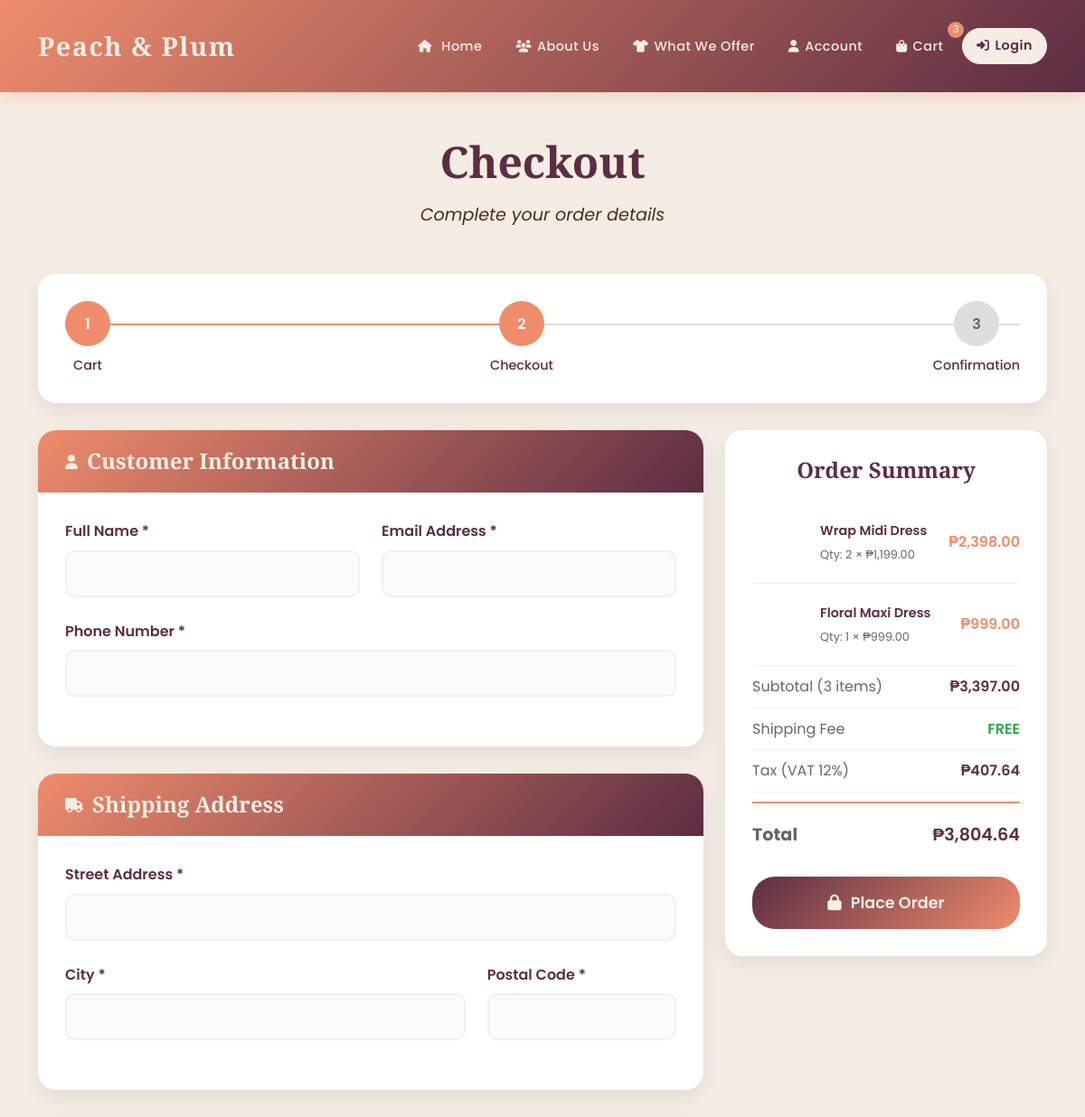
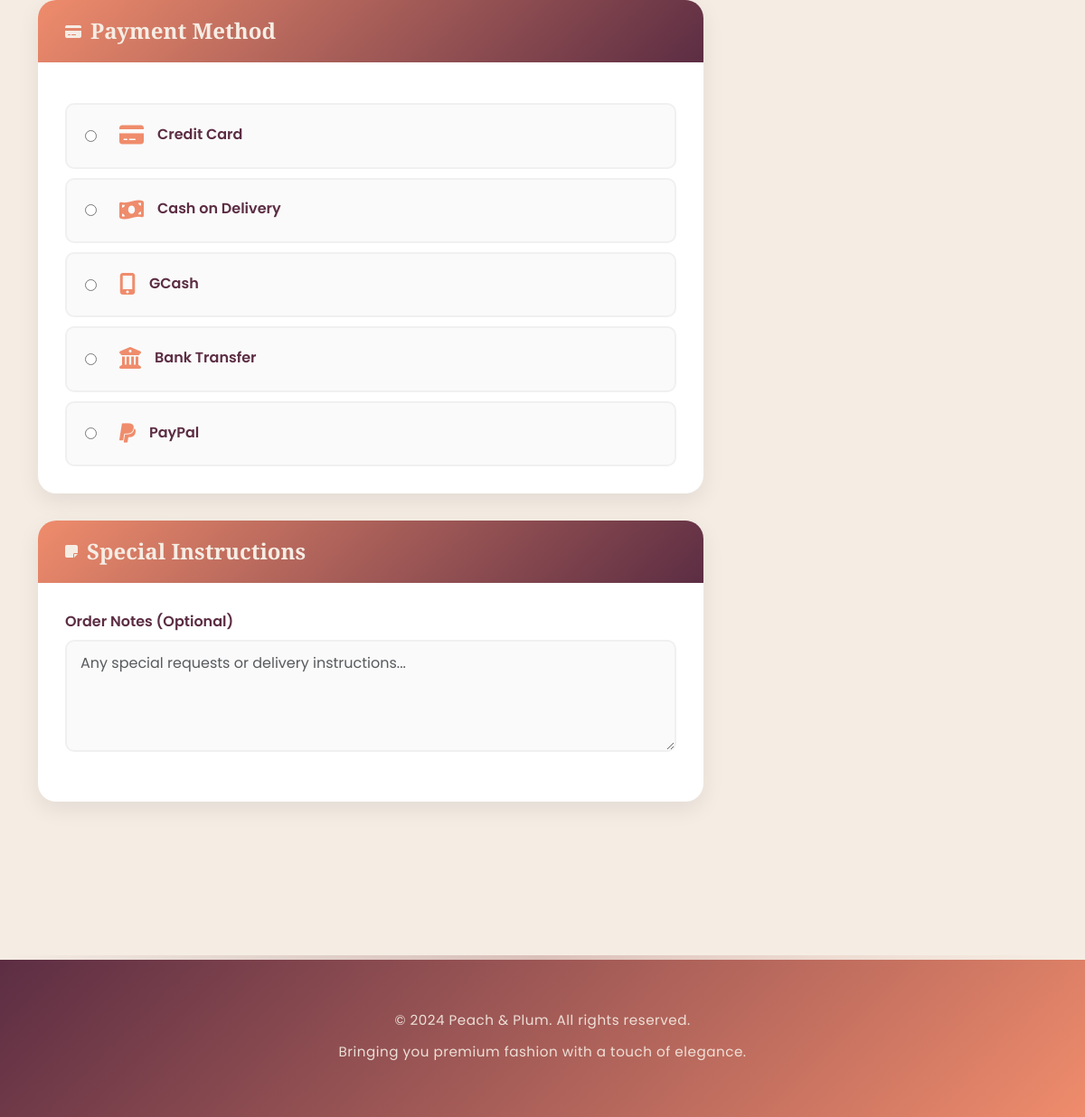
/checkout.php (signed in), run on the app's committed database (2 pictures, top to bottom).
### tables this page shows
CREATE TABLE `cart` (
  `id` int(11) NOT NULL,
  `user_id` int(11) DEFAULT NULL,
  `session_id` varchar(128) NOT NULL,
  `product_id` int(11) NOT NULL,
  `quantity` int(11) NOT NULL DEFAULT 1,
  `added_at` timestamp NOT NULL DEFAULT current_timestamp()
);

CREATE TABLE `products` (
  `id` int(11) NOT NULL,
  `name` varchar(100) NOT NULL,
  `description` text DEFAULT NULL,
  `price` decimal(10,2) NOT NULL,
  `image` varchar(255) DEFAULT NULL,
  `date_added` date DEFAULT NULL,
  `recommended` int(11) DEFAULT 0
);

### checkout.php (the view, shortened to what the rows shown need)
<?php
$conn = new mysqli("localhost", "root", "", "pp_db");
$user_id = $_SESSION['user_id'] ?? null;
$session_id = session_id();
$cart_query = "
    SELECT c.*, p.name, p.price, p.image
    FROM cart c
    JOIN products p ON c.product_id = p.id
    WHERE c.user_id = ? OR c.session_id = ?
    ORDER BY c.id DESC
";
$stmt = $conn->prepare($cart_query);
$stmt->bind_param("is", $user_id, $session_id);
$stmt->execute();
$cart_items = $stmt->get_result();
$cart_array = [];
while ($item = $cart_items->fetch_assoc()) {
    $item_total = $item['price'] * $item['quantity'];
    $item['item_total'] = $item_total;
    $cart_array[] = $item;
}
?>
<!DOCTYPE html>
<html lang="en">
<head>
    <link href="https://cdn.jsdelivr.net/npm/bootstrap@5.3.0/dist/css/bootstrap.min.css" rel="stylesheet">
    <link rel="stylesheet" href="https://cdnjs.cloudflare.com/ajax/libs/font-awesome/6.5.1/css/all.min.css">
</head>
<body>
    <main class="main-content">
        <div class="container">
            <div class="page-header">
                <h1 class="page-title">Checkout</h1>
            </div>
            <form method="POST" action="checkout.php">
                <div class="row">
                    <div class="col-lg-4">
                        <div class="order-summary">
                            <div class="order-items">
                                <?php foreach ($cart_array as $item): ?>
                                    <div class="order-item">
                                        <div class="item-image-small" style="background-image: url('<?= htmlspecialchars($item['image']) ?>')"></div>
                                        <div class="item-info">
                                            <div class="item-name-small"><?= htmlspecialchars($item['name']) ?></div>
                                            <div class="item-details-small">Qty: <?= $item['quantity'] ?> × ₱<?= number_format($item['price'], 2) ?></div>
                                        </div>
                                        <div class="item-price-small">₱<?= number_format($item['item_total'], 2) ?></div>
                                    </div>
                                <?php endforeach; ?>
                            </div>
                        </div>
                    </div>
                </div>
            </form>
        </div>
    </main>
</body>
</html>

### data on the page
cart: product.name "Wrap Midi Dress", quantity "2", product.price "1,199.00", item_total "2,398.00"
cart: product.name "Floral Maxi Dress", quantity "1", product.price "999.00", item_total "999.00"

### other printed values
$cart_count "3"
$total_items "3"
$subtotal "3,397.00"
$tax "407.64"
$total "3,804.64"
